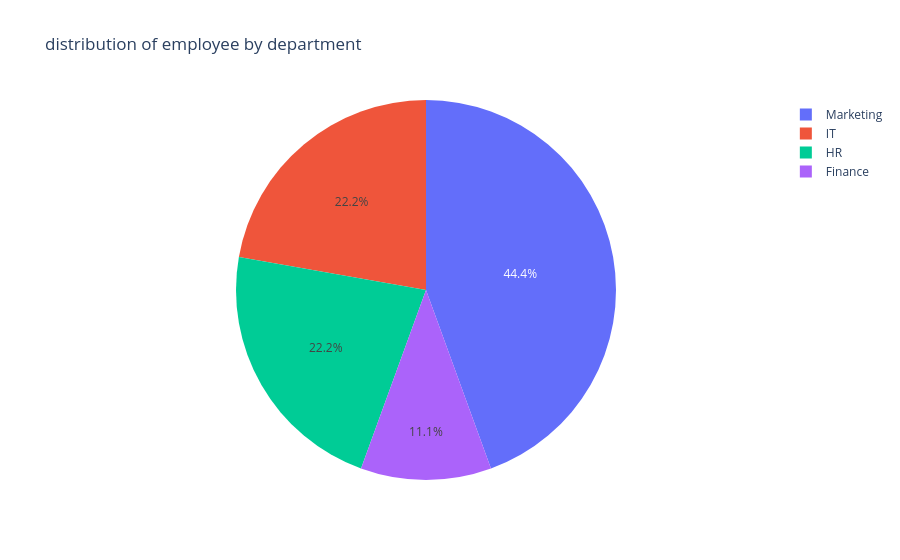

Notebook source saved alongside this figure:
### Code cell
dept_count =  merge_df["department"].value_counts()
fig =px.pie(
    values = dept_count.values,
    names= dept_count.index,
    title="distribution of employee by department"
)

fig.show()

### Figure 1 — Plotly figure (JSON) as saved in the notebook; plotly's stock layout.template omitted (floating-point values rounded to 4 significant figures)
{"data": [{"domain": {"x": [0, 1], "y": [0, 1]}, "hovertemplate": "label=%{label}<br>value=%{value}<extra></extra>", "labels": ["Marketing", "IT", "HR", "Finance"], "legendgroup": "", "name": "", "showlegend": true, "type": "pie", "values": [4, 2, 2, 1]}], "layout": {"legend": {"tracegroupgap": 0}, "title": {"text": "distribution of employee by department"}}}
